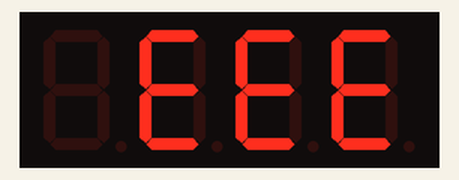
This program was run on a simulated Raspberry Pi (BCM pin numbers). On the bench: 4-digit seven-segment display. The segment pins are drawn as the display they are named for.

Above: at 0.1 s.
At 8.1 s:
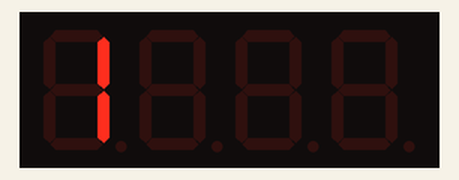
At 19.1 s:
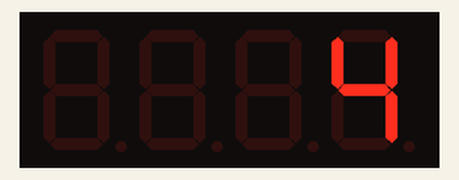
At 29.1 s:
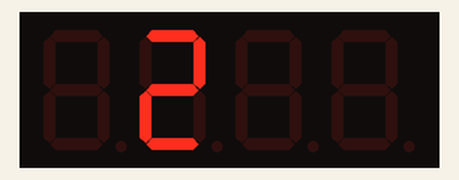
At 38.1 s:
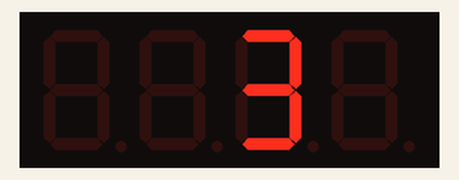

The program:

7seg07.py
```python
import RPi.GPIO as GPIO
import time

switch = 18
a = 26
b = 25
c = 20
d = 12
e = 13
f = 19
g = 16
com4 = 4
com1 = 22
com2 = 17
com3 = 27
i = 0

GPIO.setmode(GPIO.BCM)
GPIO.setup(switch, GPIO.IN)
GPIO.setup(com1, GPIO.OUT)
GPIO.setup(com2, GPIO.OUT)
GPIO.setup(com3, GPIO.OUT)
GPIO.setup(com4, GPIO.OUT)
GPIO.setup(a, GPIO.OUT)
GPIO.setup(b, GPIO.OUT)
GPIO.setup(c, GPIO.OUT)
GPIO.setup(d, GPIO.OUT)
GPIO.setup(e, GPIO.OUT)
GPIO.setup(f, GPIO.OUT)
GPIO.setup(g, GPIO.OUT)

def reset():
    GPIO.output(com1, False)
    GPIO.output(com2, False)
    GPIO.output(com3, False)
    GPIO.output(com4, False)

def first():
    reset()
    GPIO.output(com1, True)
    GPIO.output(a,True)
    GPIO.output(b,False)
    GPIO.output(c,False)
    GPIO.output(d,True)
    GPIO.output(e,True)
    GPIO.output(f,True)
    GPIO.output(g,True)

def second():
    reset()
    GPIO.output(com2, True)
    GPIO.output(a,False)
    GPIO.output(b,False)
    GPIO.output(c,True)
    GPIO.output(d,False)
    GPIO.output(e,False)
    GPIO.output(f,True)
    GPIO.output(g,False)

def third():
    reset()
    GPIO.output(com3, True)
    GPIO.output(a,False)
    GPIO.output(b,False)
    GPIO.output(c,False)
    GPIO.output(d,False)
    GPIO.output(e,True)
    GPIO.output(f,True)
    GPIO.output(g,False)

def fourth():
    reset()
    GPIO.output(com4, True)
    GPIO.output(a,True)
    GPIO.output(b,False)
    GPIO.output(c,False)
    GPIO.output(d,True)
    GPIO.output(e,True)
    GPIO.output(f,False)
    GPIO.output(g,False)

try:
    while True:
        first()
        time.sleep(1)
        second()
        time.sleep(1)
        third()
        time.sleep(1)
        fourth()
        time.sleep(1)

except KeyboardInterrupt:
    GPIO.cleanup()
```

Measured:
- what the display in image 0 shows lasts 0.9 s, from 0.1 s to 1.0 s
